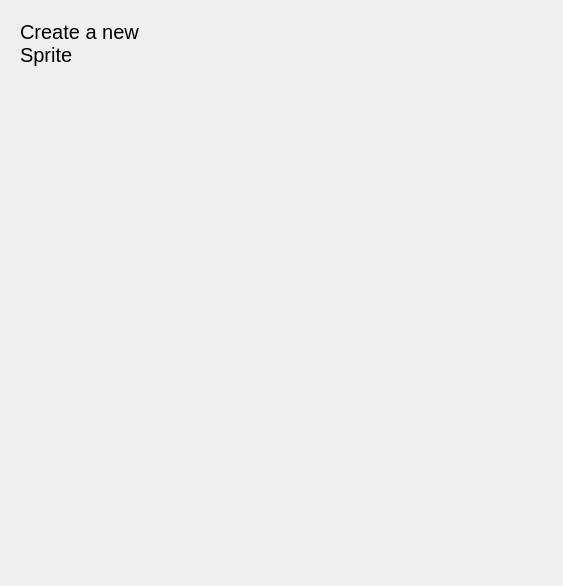
<?xml version="1.0" encoding="UTF-8"?>
<ui version="4.0">
 <class>HelpDialog</class>
 <widget class="QDialog" name="HelpDialog">
  <property name="geometry">
   <rect>
    <x>0</x>
    <y>0</y>
    <width>563</width>
    <height>586</height>
   </rect>
  </property>
  <property name="windowTitle">
   <string>Dialog</string>
  </property>
  <widget class="QLabel" name="label">
   <property name="geometry">
    <rect>
     <x>20</x>
     <y>20</y>
     <width>121</width>
     <height>71</height>
    </rect>
   </property>
   <property name="font">
    <font>
     <pointsize>15</pointsize>
    </font>
   </property>
   <property name="text">
    <string>Create a new Sprite</string>
   </property>
   <property name="alignment">
    <set>Qt::AlignLeading|Qt::AlignLeft|Qt::AlignTop</set>
   </property>
   <property name="wordWrap">
    <bool>true</bool>
   </property>
  </widget>
 </widget>
 <resources/>
 <connections/>
</ui>
